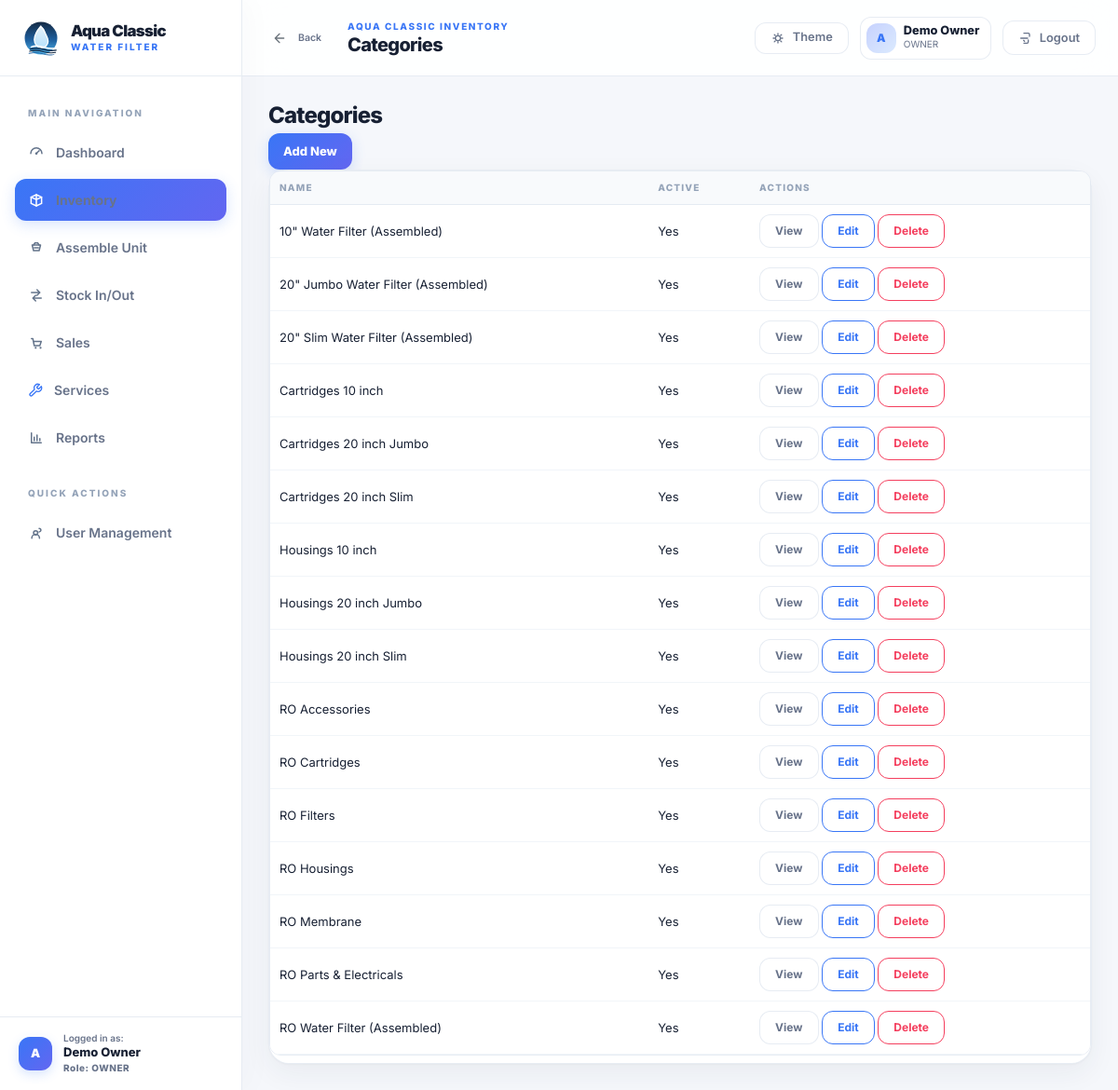
The app's page /catalog/categories/ (signed in) with its own data.
### accounts/models.py (models this page shows, shortened)
class User(AbstractUser):
	class Role(models.TextChoices):
		OWNER = "OWNER", "Owner/Admin"
		STAFF = "STAFF", "Staff"
	role = models.CharField(max_length=20, choices=Role.choices, default=Role.OWNER)
	class Meta:
		verbose_name = "user"
		verbose_name_plural = "users"

### catalog/models.py (models this page shows, shortened)
class Category(models.Model):
	name = models.CharField(max_length=120, unique=True)
	description = models.TextField(blank=True)
	is_active = models.BooleanField(default=True)
	created_at = models.DateTimeField(auto_now_add=True)
	class Meta:
		ordering = ["name"]

### catalog/views.py (the view)
# urls.py: path("categories/", CategoryListView.as_view(), name="category-list"),
class CategoryListView(BaseListView):
    model = Category
    page_title = "Categories"
    columns = [{"label": "Name", "lookup": "name"}, {"label": "Active", "lookup": "is_active"}]
    create_url = reverse_lazy("catalog:category-add")
    detail_url_name = "catalog:category-edit"
    edit_url_name = "catalog:category-edit"
    delete_url_name = "catalog:category-delete"

### catalog/views.py (called while the page is built)
    @property
    def _can_manage(self):
        return self.request.user.is_superuser or getattr(self.request.user, "role", None) == "OWNER"

### config/ui.py (called while the page is built)
def resolve_value(instance, lookup: str):
    value = instance
    for part in lookup.split("."):
        value = getattr(value, part)
        if callable(value):
            value = value()
    if isinstance(value, Decimal):
        return f"{value:,.3f}".rstrip("0").rstrip(".")
    if value is True:
        return "Yes"
    if value is False:
        return "No"
    return value

def build_detail_rows(instance, fields):
    return [
        {
            "label": field["label"],
            "value": resolve_value(instance, field["lookup"]),
        }
        for field in fields
    ]

### templates/generic/list.html (shortened to what this page needs)
{% extends "base.html" %}
{% block page_title %}{{ page_title }}{% endblock %}
{% block content %}
<section class="page-panel">
  <div class="section-head">
    <div>
      <h2 class="h4 mb-1">{{ page_title }}</h2>
    </div>
    {% if create_url %}
      <a class="btn btn-primary" href="{{ create_url }}">{{ create_label|default:"Add New" }}</a>
    {% endif %}
  </div>
  <div class="card">
    <div class="table-responsive">
      <table class="table table-hover align-middle">
        <thead><tr>{% for column in columns %}<th>{{ column.label }}</th>{% endfor %}<th>Actions</th></tr></thead>
        <tbody>
          {% for row in rows %}
            <tr>
              {% for value in row.values %}<td>{{ value }}</td>{% endfor %}
              <td class="text-nowrap">
                {% if row.object_url %}<a class="btn btn-sm btn-outline-secondary" href="{{ row.object_url }}">View</a>{% endif %}
                {% if row.edit_url %}<a class="btn btn-sm btn-outline-primary" href="{{ row.edit_url }}">Edit</a>{% endif %}
                {% if row.delete_url %}<a class="btn btn-sm btn-outline-danger" href="{{ row.delete_url }}">Delete</a>{% endif %}
              </td>
            </tr>
          {% empty %}
            <tr><td colspan="{{ columns|length|add:1 }}" class="empty-state">No records found.</td></tr>
          {% endfor %}
        </tbody>
      </table>
    </div>
  </div>
</section>
{% endblock %}

### templates/base.html (shortened to what this page needs)
{% load static %}
<!doctype html>
<html lang="en" data-theme="light">
<head>
  <link href="https://cdn.jsdelivr.net/npm/bootstrap@5.3.3/dist/css/bootstrap.min.css" rel="stylesheet">
  <link rel="stylesheet" href="{% static 'app.css' %}?v=3">
  <link href="https://cdn.jsdelivr.net/npm/tom-select@2.3.1/dist/css/tom-select.bootstrap5.min.css" rel="stylesheet">
</head>
<body class="app-root {% if not user.is_authenticated %}auth-layout{% endif %}">
  {% if user.is_authenticated %}
  <div class="app-shell">
    <aside class="sidebar" data-sidebar>
      <div class="sidebar__brand">
        <a class="brand-lockup" href="{% url 'dashboard:home' %}">
          <img src="{% static 'brand/aqua-classic-badge.svg' %}" alt="Aqua Classic" class="brand-lockup__mark">
          <span class="brand-lockup__copy">
            <strong>Aqua Classic</strong>
            <span>Water Filter</span>
          </span>
        </a>
      </div>
      <nav class="sidebar__nav" aria-label="Primary">
        <div class="sidebar__section-header">Main Navigation</div>
        <a class="sidebar-link {% if request.path == '/' %}is-active{% endif %}" href="{% url 'dashboard:home' %}">
          <svg aria-hidden="true"><use href="#icon-dashboard"></use></svg>
          <span>Dashboard</span>
        </a>
        <a class="sidebar-link {% if '/catalog/' in request.path %}is-active{% endif %}" href="{% url 'catalog:product-list' %}">
          <svg aria-hidden="true"><use href="#icon-catalog"></use></svg>
          <span>Inventory</span>
        </a>
        <a class="sidebar-link {% if '/inventory/assemble/' in request.path %}is-active{% endif %}" href="{% url 'inventory:assemble-unit' %}">
          <svg aria-hidden="true"><use href="#icon-assemble"></use></svg>
          <span>Assemble Unit</span>
        </a>
        <a class="sidebar-link {% if '/inventory/ledger/' in request.path %}is-active{% endif %}" href="{% url 'inventory:stock-ledger' %}">
          <svg aria-hidden="true"><use href="#icon-movement"></use></svg>
          <span>Stock In/Out</span>
        </a>
        <a class="sidebar-link {% if '/sales/' in request.path %}is-active{% endif %}" href="{% url 'sales:sale-list' %}">
          <svg aria-hidden="true"><use href="#icon-sales"></use></svg>
          <span>Sales</span>
        </a>
        <a class="sidebar-link {% if '/services/' in request.path %}is-active{% endif %}" href="{% url 'services:service-list' %}">
          <span>Services</span>
        </a>
        <a class="sidebar-link {% if '/reports/' in request.path %}is-active{% endif %}" href="{% url 'reports:report-home' %}">
          <svg aria-hidden="true"><use href="#icon-reports"></use></svg>
          <span>Reports</span>
        </a>
        {% if user.role == 'OWNER' or user.is_superuser %}
          <div class="sidebar__section-header mt-3">Quick Actions</div>
          <a class="sidebar-link {% if '/accounts/staff/' in request.path %}is-active{% endif %}" href="{% url 'accounts:staff-list' %}">
            <svg aria-hidden="true"><use href="#icon-users"></use></svg>
            <span>User Management</span>
          </a>
        {% endif %}
      </nav>
      <div class="sidebar__footer">
        <a href="{% url 'accounts:profile' %}" class="sidebar-user-card text-decoration-none">
          <div class="sidebar-user-card__avatar">{{ user.username|slice:':1'|upper }}</div>
          <div class="sidebar-user-card__info overflow-hidden">
            <span class="d-block small" style="font-size: 0.625rem; line-height: 1.2; color: var(--text-muted); font-weight: 600;">Logged in as:</span>
            <strong class="d-block text-truncate" style="font-size: 0.8125rem; color: var(--heading-color); font-weight: 800;">{{ user.get_full_name|default:user.username }}</strong>
            <span class="d-block small" style="font-size: 0.625rem; color: var(--accent-primary); font-weight: 800; letter-spacing: 0.05em;">Role: {{ user.role|default:'OWNER' }}</span>
          </div>
        </a>
      </div>
    </aside>
    <div class="app-main">
      <header class="topbar">
        <div class="topbar__left">
          <button class="btn btn-sm btn-ghost px-2 py-1 me-1 text-secondary" type="button" onclick="history.back()" title="Go to previous page">
            <svg style="width:16px;height:16px;vertical-align:-2px;" viewBox="0 0 24 24"><path d="M19 12H5M12 19l-7-7 7-7" fill="none" stroke="currentColor" stroke-width="2" stroke-linecap="round" stroke-linejoin="round"/></svg>
            <span class="small fw-semibold ms-1">Back</span>
          </button>
          <div class="topbar__title-wrap">
            <p class="topbar__eyebrow">Aqua Classic Inventory</p>
            <h1 class="topbar__title">{% block page_title %}Dashboard{% endblock %}</h1>
          </div>
        </div>
        <div class="topbar__actions">
          <button class="toggle-pill" type="button" data-theme-toggle aria-label="Toggle dark mode">
            <svg aria-hidden="true" class="toggle-pill__sun"><use href="#icon-sun"></use></svg>
            <span class="toggle-pill__label">Theme</span>
          </button>
          <a href="{% url 'accounts:profile' %}" class="user-chip text-decoration-none" title="View Owner Profile">
            <span class="user-chip__avatar">{{ user.username|slice:':1'|upper }}</span>
            <span class="user-chip__meta">
              <strong>{{ user.get_full_name|default:user.username }}</strong>
              <span>{{ user.role|default:'OWNER' }}</span>
            </span>
          </a>
          <form method="post" action="{% url 'logout' %}" class="logout-form">
            <button class="btn btn-ghost" type="submit">
              <svg aria-hidden="true"><use href="#icon-logout"></use></svg>
              Logout
            </button>
          </form>
        </div>
      </header>
      <main class="content-stage">
        <div class="content-frame page-enter">
          {% block content %}{% endblock %}
        </div>
      </main>
    </div>
  </div>
  {% endif %}
</body>
</html>

### records on screen
User: username "A", get_full_name "Demo Owner", role "OWNER"
Category: values "10\" Water Filter (Assembled)" "Yes"
Category: values "20\" Jumbo Water Filter (Assembled)" "Yes"
Category: values "20\" Slim Water Filter (Assembled)" "Yes"
Category: values "Cartridges 10 inch" "Yes"
Category: values "Cartridges 20 inch Jumbo" "Yes"
Category: values "Cartridges 20 inch Slim" "Yes"
Category: values "Housings 10 inch" "Yes"
Category: values "Housings 20 inch Jumbo" "Yes"
Category: values "Housings 20 inch Slim" "Yes"
Category: values "RO Accessories" "Yes"
Category: values "RO Cartridges" "Yes"
Category: values "RO Filters" "Yes"
Category: values "RO Housings" "Yes"
Category: values "RO Membrane" "Yes"
Category: values "RO Parts & Electricals" "Yes"
Category: values "RO Water Filter (Assembled)" "Yes"

### other values on screen
{{ page_title }} "Categories"
{{ create_label|default:"Add New" }} "Add New"
{{ column.label }} "NAME" "ACTIVE"
